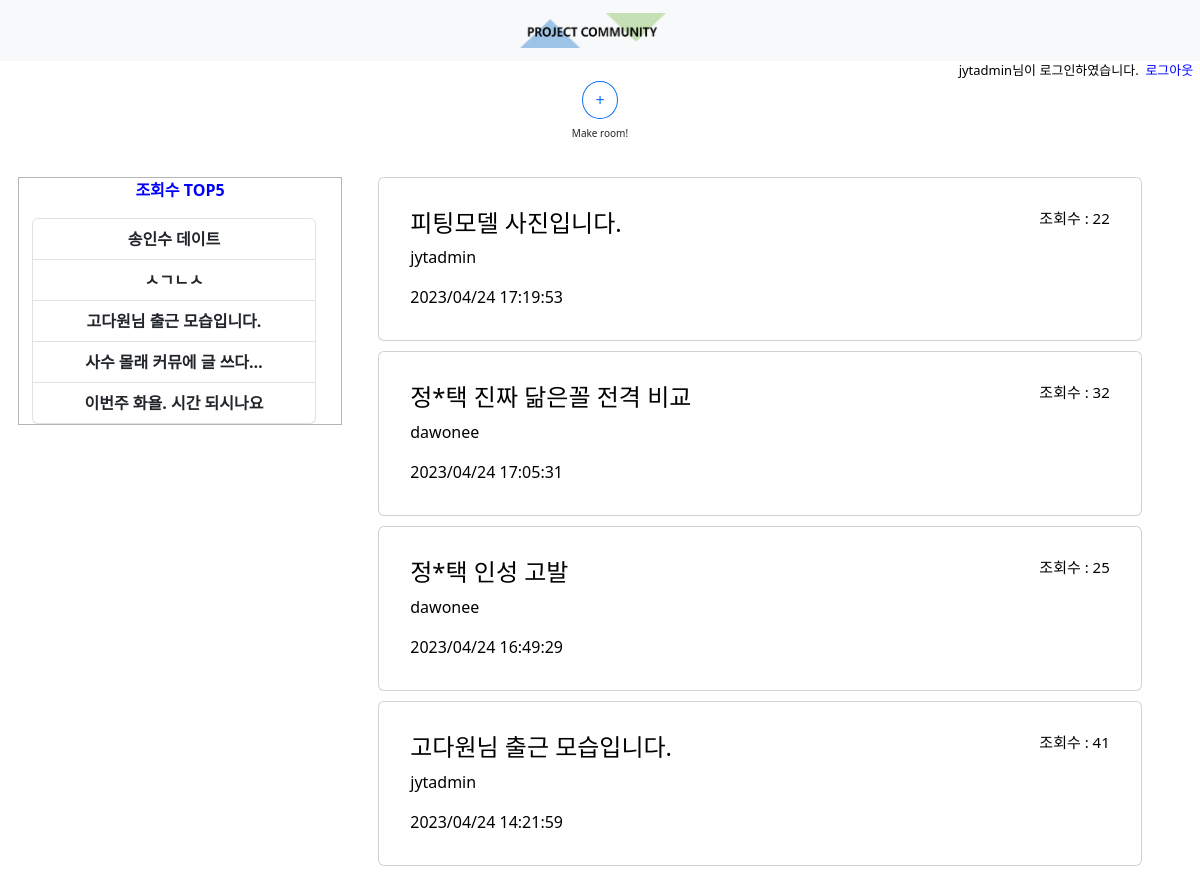
The app's page /room_list/ (signed in, upper part), older data.
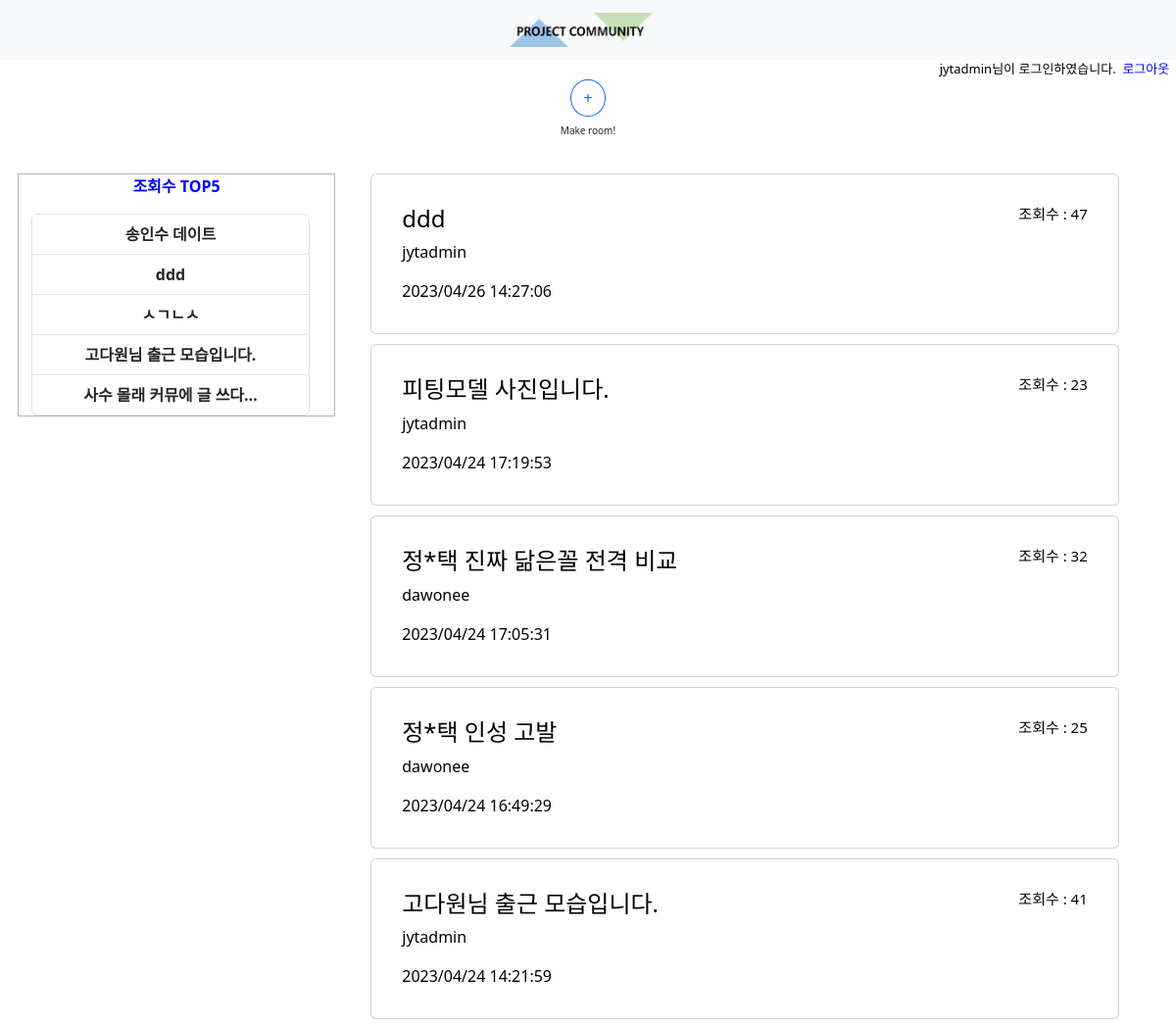
The same page, newer data.
### chatapp/models.py (models this page shows, shortened)
class Room(models.Model):
    room_title = models.CharField(null=False, max_length=30)
    room_content = models.CharField(null=False, max_length=2000)
    room_image1 = models.ImageField(null=True, upload_to=image_path)
    room_image2 = models.ImageField(null=True, upload_to=image_path)
    room_image3 = models.ImageField(null=True, upload_to=image_path)
    room_creater = models.CharField(null=False, max_length=100)
    room_date = models.CharField(null=True, max_length=100)
    room_view = models.IntegerField(null=False, default=0)
    room_like = models.IntegerField(null=False, default=0)

### chatapp/views/room_views.py (the view)
# urls.py: path('room_list/',room_views.room_list,name='room_list'),
@login_required
def room_list(request):
    room_object = Room.objects.all().order_by('-room_date')
    room_view_best = Room.objects.all().order_by('-room_view')[:5]
    room_like_best = Room.objects.all().order_by('-room_like')[:5]
    context = {'objects': room_object,'views': room_view_best, 'likes':room_like_best}
    return render(request, 'chatapp/room_list.html', context=context)

### chatapp/templates/chatapp/room_list.html (shortened to what this page needs)
{% extends "base.html" %}
{% block content %}
{% load static %}
    <div class="row justify-content-center">
        <div class="col-8" style="text-align: center;">
            <a href="/make_room/" style="text-decoration: none;">
                <button type="button" class="btn btn-outline-primary" style="border-radius: 50%;">+</button>
            </a>
            <span style="font-size: 10px;">Make room!</span>
        </div>
    </div>
        <div class="col-3" id="ex_box" style="float:left; text-align:center; margin:10px 0px 0px 30px; position: relative;">
            <div class="row justify-content-center" style="border: 1px solid #b3b5b8; color:blue; font-weight: bold;"> 조회수 TOP5
                {% if objects %}
                <div class="list-group col-11">
                    {% for view in views %}
                    <a href="/detail_room/{{view.id}}" class="list-group-item list-group-item-action">{{view.room_title|truncatechars:15}}</a>
                    {% endfor %}
                  </div>
                  {% else %}
                  <p class="col-4" style="text-align: center; color:black; font-size:10px">채팅방이 없습니다.</p>
                  {% endif %}
            </div>
        </div>
    <div class="row justify-content-center" id="mainbox">
    {% if objects %}
        <div class="col-11">
        {% for item in objects %}
        <a class="card" href="/detail_room/{{item.id}}" target="_self"
                style="text-decoration: none; color:black; margin: 10px 10px 0px 0px; padding: 15px;">
            <div class="card-body">
                <h4 class="card-title">{{item.room_title}}
                    <span style="float:right; font-size: 15px;">조회수 : {{item.room_view}}</h4>
                <p class="card-text">{{item.room_creater}}</p>
                <p class="card-text">{{item.room_date}}</p>
            </div>
        </a>
        {% endfor %}
        </div>
    {% else %}
        <div class="row justify-content-center col-11" style="border: 1px solid gray; margin: 10px 10px 0px 0px; padding: 15px;">
            <p class="col-4" style="text-align: center;">채팅방이 없습니다.</p>
        </div>
    {% endif %}
    </div>
</body>
</html>
{% endblock %}

### templates/base.html (shortened to what this page needs)
{% load static %}
<!DOCTYPE html>
<html lang="en">
<head>
    <link href="https://cdn.jsdelivr.net/npm/bootstrap@5.3.0-alpha1/dist/css/bootstrap.min.css" rel="stylesheet">
</head>
<body>
    <nav class="navbar bg-body-tertiary">
        <div class="container-fluid justify-content-center">
          <a class="navbar-brand" href="/">
            <img src="{% static 'chatapp/img/logo.png' %}" alt="Logo" width="200" height="35">
          </a>
        </div>
    </nav>
    {% if user.is_authenticated %}
    <div class="row justify-content-end" style="color:gray; font-size:13px;">
      <span style="width:auto; color:black;">{{ user.username }}님이 로그인하였습니다. &nbsp
      <a class="nav-link" href="{% url 'chatapp:logout' %}" style="float:right; color:blue;">로그아웃 &nbsp</a></span>
    </div>
    {% endif %}
{% block content %}{% endblock %}

Row changes from the older to the newer data that the page shows:
no longer on this page (row unchanged): Room: room_title "이번주 화욜. 시간 되시나요"
added Room: room_title "ddd", room_view "47", room_creater "jytadmin", room_date "2023/04/26 14:27:06"
changed Room "피팅모델 사진입니다.": room_view "22" → "23"
